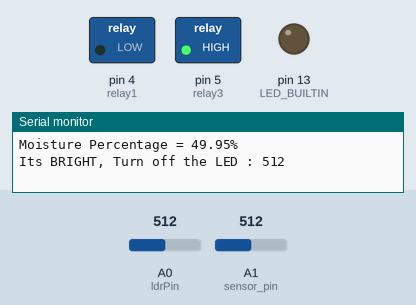
Recording of a sketch running on a simulated Arduino Uno, built with avr-gcc and run on an emulated ATmega328P. Shown: switched loads named in the sketch (green lamp = pin HIGH), output pins drawn as LEDs (lit = HIGH), the last lines printed to the serial monitor. The inputs (shaded band) are chosen by the test bench; at power-on: A0 (ldrPin) = 512, A1 (sensor_pin) = 512.

Above: at 2.2 s.
2.3 s: A0 (ldrPin) set to 210
14.2 s: A0 (ldrPin) set to 187
At 25.3 s:
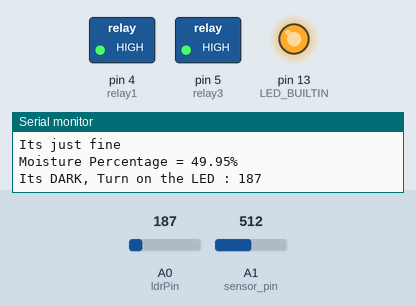
25.6 s: A0 (ldrPin) set to 306
At 36.3 s:
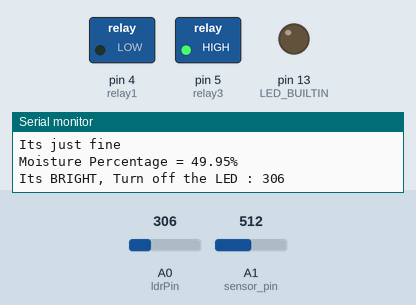
36.6 s: A0 (ldrPin) set to 190
At 47.2 s:
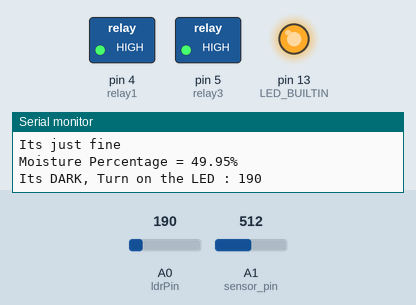
Timing chart, 0 to 48.6 s (numbered marks = the images above; inputs shaded):
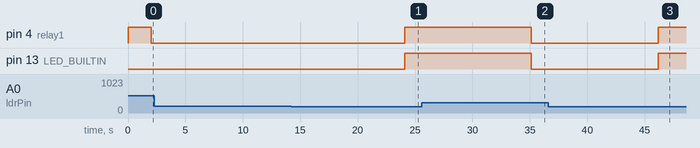

Measured:
- the behaviour switches between 201 and 200 on A0 (ldrPin) (found by bisection; images 0 and 1)
- after the input at 14.2 s, pin 4 (relay1), pin 13 (LED_BUILTIN): LOW → HIGH after 9.9 s
- after the input at 25.6 s, pin 4 (relay1), pin 13 (LED_BUILTIN): HIGH → LOW after 9.5 s
- after the input at 36.6 s, pin 4 (relay1), pin 13 (LED_BUILTIN): LOW → HIGH after 9.6 s

The sketch:

GHP4.ino
```cpp
#include <SoftwareSerial.h>

SoftwareSerial ESP1( 3, 2 );

const int relay1 = 4;
const int relay3 = 5;
int sensor_pin = A1;
const int ldrPin = A0;
int output_value ;

void setup()
{
  Serial.begin(9600);
  ESP1.begin(9600);
  pinMode(ldrPin, INPUT);
  pinMode(relay1,OUTPUT);
  pinMode(relay3,OUTPUT);
  pinMode(LED_BUILTIN, OUTPUT);
  digitalWrite(relay1,HIGH);
  digitalWrite(relay3,HIGH);
  delay(1000);
}

void loop()
{
  float moisture_percentage;
  int sensor_analog;
  int ldrStatus = analogRead(ldrPin);
  sensor_analog = analogRead(sensor_pin);
  moisture_percentage = ( 100 - ( (sensor_analog/1023.00) * 100 ) );
  ESP1.print("Moisture Percentage = ");
  ESP1.print(moisture_percentage);
  ESP1.println("%\n\n");
  Serial.print("Moisture Percentage = ");
  Serial.print(moisture_percentage);
  Serial.print("%\n\n");
  delay(1000);
  if (ldrStatus <= 200)
  {
    Serial.print("Its DARK, Turn on the LED : ");
    Serial.println(ldrStatus);
    digitalWrite(LED_BUILTIN, HIGH);
    digitalWrite(relay1,HIGH);
    delay(5000);
}
else {

  Serial.print("Its BRIGHT, Turn off the LED : ");
  Serial.println(ldrStatus);
  digitalWrite(LED_BUILTIN, LOW);
  digitalWrite(relay1,LOW);
  delay(5000);
}
if (moisture_percentage >= 50.0)
  {
    Serial.println("Moisture Alert!!!");
    digitalWrite(relay3, LOW);
    delay(5000);
  }
  else
  {
    Serial.println("Its just fine");
    digitalWrite(relay3, HIGH);
    delay(5000);
  }
}
```
